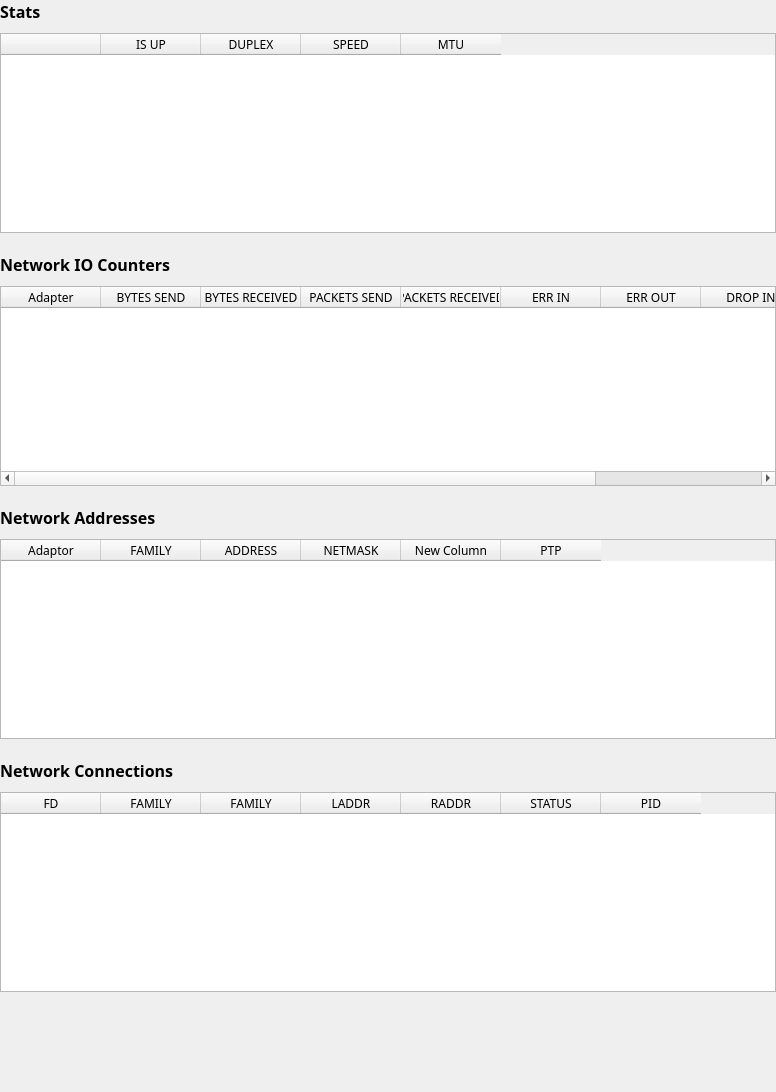
                <widget class="QWidget" name="scrollAreaWidgetContents">
                 <property name="geometry">
                  <rect>
                   <x>0</x>
                   <y>0</y>
                   <width>776</width>
                   <height>1076</height>
                  </rect>
                 </property>
                 <layout class="QVBoxLayout" name="verticalLayout_11">
                  <property name="spacing">
                   <number>20</number>
                  </property>
                  <property name="leftMargin">
                   <number>0</number>
                  </property>
                  <property name="topMargin">
                   <number>0</number>
                  </property>
                  <property name="rightMargin">
                   <number>0</number>
                  </property>
                  <property name="bottomMargin">
                   <number>100</number>
                  </property>
                  <item>
                   <widget class="QFrame" name="frame_6">
                    <property name="frameShape">
                     <enum>QFrame::NoFrame</enum>
                    </property>
                    <layout class="QVBoxLayout" name="verticalLayout_13">
                     <property name="spacing">
                      <number>10</number>
                     </property>
                     <property name="leftMargin">
                      <number>0</number>
                     </property>
                     <property name="topMargin">
                      <number>0</number>
                     </property>
                     <property name="rightMargin">
                      <number>0</number>
                     </property>
                     <property name="bottomMargin">
                      <number>0</number>
                     </property>
                     <item>
                      <widget class="QLabel" name="label_60">
                       <property name="font">
                        <font>
                         <family>Asus Rog</family>
                         <pointsize>12</pointsize>
                         <weight>75</weight>
                         <bold>true</bold>
                        </font>
                       </property>
                       <property name="text">
                        <string>Stats</string>
                       </property>
                      </widget>
                     </item>
                     <item>
                      <widget class="QTableWidget" name="stats_table">
                       <property name="minimumSize">
                        <size>
                         <width>0</width>
                         <height>200</height>
                        </size>
                       </property>
                       <property name="editTriggers">
                        <set>QAbstractItemView::NoEditTriggers</set>
                       </property>
                       <column>
                        <property name="text">
                         <string/>
                        </property>
                       </column>
                       <column>
                        <property name="text">
                         <string>IS UP</string>
                        </property>
                        <property name="font">
                         <font>
                          <family>Asus Rog</family>
                         </font>
                        </property>
                       </column>
                       <column>
                        <property name="text">
                         <string>DUPLEX</string>
                        </property>
                        <property name="font">
                         <font>
                          <family>Asus Rog</family>
                         </font>
                        </property>
                       </column>
                       <column>
                        <property name="text">
                         <string>SPEED</string>
                        </property>
                        <property name="font">
                         <font>
                          <family>Asus Rog</family>
                         </font>
                        </property>
                       </column>
                       <column>
                        <property name="text">
                         <string>MTU</string>
                        </property>
                        <property name="font">
                         <font>
                          <family>Asus Rog</family>
                         </font>
                        </property>
                       </column>
                      </widget>
                     </item>
                    </layout>
                   </widget>
                  </item>
                  <item>
                   <widget class="QFrame" name="frame_7">
                    <property name="frameShape">
                     <enum>QFrame::NoFrame</enum>
                    </property>
                    <layout class="QVBoxLayout" name="verticalLayout_14">
                     <property name="spacing">
                      <number>10</number>
                     </property>
                     <property name="leftMargin">
                      <number>0</number>
                     </property>
                     <property name="topMargin">
                      <number>0</number>
                     </property>
                     <property name="rightMargin">
                      <number>0</number>
                     </property>
                     <property name="bottomMargin">
                      <number>0</number>
                     </property>
                     <item>
                      <widget class="QLabel" name="label_61">
                       <property name="font">
                        <font>
                         <family>Asus Rog</family>
                         <pointsize>12</pointsize>
                         <weight>75</weight>
                         <bold>true</bold>
                        </font>
                       </property>
                       <property name="text">
                        <string>Network IO Counters</string>
                       </property>
                      </widget>
                     </item>
                     <item>
                      <widget class="QTableWidget" name="IO_counters_table">
                       <property name="minimumSize">
                        <size>
                         <width>0</width>
                         <height>200</height>
                        </size>
                       </property>
                       <property name="editTriggers">
                        <set>QAbstractItemView::NoEditTriggers</set>
                       </property>
                       <column>
                        <property name="text">
                         <string>Adapter</string>
                        </property>
                        <property name="font">
                         <font>
                          <family>Asus Rog</family>
                         </font>
                        </property>
                       </column>
                       <column>
                        <property name="text">
                         <string>BYTES SEND</string>
                        </property>
                        <property name="font">
                         <font>
                          <family>Asus Rog</family>
                         </font>
                        </property>
                       </column>
                       <column>
                        <property name="text">
                         <string>BYTES RECEIVED</string>
                        </property>
                        <property name="font">
                         <font>
                          <family>Asus Rog</family>
                         </font>
                        </property>
                       </column>
                       <column>
                        <property name="text">
                         <string>PACKETS SEND</string>
                        </property>
                        <property name="font">
                         <font>
                          <family>Asus Rog</family>
                         </font>
                        </property>
                       </column>
                       <column>
                        <property name="text">
                         <string>PACKETS RECEIVED</string>
                        </property>
                        <property name="font">
                         <font>
                          <family>Asus Rog</family>
                         </font>
                        </property>
                       </column>
                       <column>
                        <property name="text">
                         <string>ERR IN</string>
                        </property>
                        <property name="font">
                         <font>
                          <family>Asus Rog</family>
                         </font>
                        </property>
                       </column>
                       <column>
                        <property name="text">
                         <string>ERR OUT</string>
                        </property>
                        <property name="font">
                         <font>
                          <family>Asus Rog</family>
                         </font>
                        </property>
                       </column>
                       <column>
                        <property name="text">
                         <string>DROP IN</string>
                        </property>
                        <property name="font">
                         <font>
                          <family>Asus Rog</family>
                         </font>
                        </property>
                       </column>
                       <column>
                        <property name="text">
                         <string>DROP OUT</string>
                        </property>
                        <property name="font">
                         <font>
                          <family>Asus Rog</family>
                         </font>
                        </property>
                       </column>
                      </widget>
                     </item>
                    </layout>
                   </widget>
                  </item>
                  <item>
                   <widget class="QFrame" name="frame_8">
                    <property name="frameShape">
                     <enum>QFrame::NoFrame</enum>
                    </property>
                    <layout class="QVBoxLayout" name="verticalLayout_15">
                     <property name="spacing">
                      <number>10</number>
                     </property>
                     <property name="leftMargin">
                      <number>0</number>
                     </property>
                     <property name="topMargin">
                      <number>0</number>
                     </property>
                     <property name="rightMargin">
                      <number>0</number>
                     </property>
                     <property name="bottomMargin">
                      <number>0</number>
                     </property>
                     <item>
                      <widget class="QLabel" name="label_62">
                       <property name="font">
                        <font>
                         <family>Asus Rog</family>
                         <pointsize>12</pointsize>
                         <weight>75</weight>
                         <bold>true</bold>
                        </font>
                       </property>
                       <property name="text">
                        <string>Network Addresses</string>
                       </property>
                      </widget>
                     </item>
                     <item>
                      <widget class="QTableWidget" name="addresses_table">
                       <property name="minimumSize">
                        <size>
                         <width>0</width>
                         <height>200</height>
                        </size>
                       </property>
                       <property name="editTriggers">
                        <set>QAbstractItemView::NoEditTriggers</set>
                       </property>
                       <column>
                        <property name="text">
                         <string>Adaptor</string>
                        </property>
                        <property name="font">
                         <font>
                          <family>Asus Rog</family>
                         </font>
                        </property>
                       </column>
                       <column>
                        <property name="text">
                         <string>FAMILY</string>
                        </property>
                        <property name="font">
                         <font>
                          <family>Asus Rog</family>
                         </font>
                        </property>
                       </column>
                       <column>
                        <property name="text">
                         <string>ADDRESS</string>
                        </property>
                        <property name="font">
                         <font>
                          <family>Asus Rog</family>
                         </font>
                        </property>
                       </column>
                       <column>
                        <property name="text">
                         <string>NETMASK</string>
                        </property>
                        <property name="font">
                         <font>
                          <family>Asus Rog</family>
                         </font>
                        </property>
                       </column>
                       <column>
                        <property name="text">
                         <string>New Column</string>
                        </property>
                        <property name="font">
                         <font>
                          <family>Asus Rog</family>
                         </font>
                        </property>
                       </column>
                       <column>
                        <property name="text">
                         <string>PTP</string>
                        </property>
                        <property name="font">
                         <font>
                          <family>Asus Rog</family>
                         </font>
                        </property>
                       </column>
                      </widget>
                     </item>
                    </layout>
                   </widget>
                  </item>
                  <item>
                   <widget class="QFrame" name="frame_9">
                    <property name="frameShape">
                     <enum>QFrame::NoFrame</enum>
                    </property>
                    <layout class="QVBoxLayout" name="verticalLayout_16">
                     <property name="spacing">
                      <number>10</number>
                     </property>
                     <property name="leftMargin">
                      <number>0</number>
                     </property>
                     <property name="topMargin">
                      <number>0</number>
                     </property>
                     <property name="rightMargin">
                      <number>0</number>
                     </property>
                     <property name="bottomMargin">
                      <number>0</number>
                     </property>
                     <item>
                      <widget class="QLabel" name="label_63">
                       <property name="font">
                        <font>
                         <family>Asus Rog</family>
                         <pointsize>12</pointsize>
                         <weight>75</weight>
                         <bold>true</bold>
                        </font>
                       </property>
                       <property name="text">
                        <string>Network Connections</string>
                       </property>
                      </widget>
                     </item>
                     <item>
                      <widget class="QTableWidget" name="connections_table">
                       <property name="minimumSize">
                        <size>
                         <width>0</width>
                         <height>200</height>
                        </size>
                       </property>
                       <property name="editTriggers">
                        <set>QAbstractItemView::NoEditTriggers</set>
                       </property>
                       <column>
                        <property name="text">
                         <string>FD</string>
                        </property>
                        <property name="font">
                         <font>
                          <family>Asus Rog</family>
                         </font>
                        </property>
                       </column>
                       <column>
                        <property name="text">
                         <string>FAMILY</string>
                        </property>
                        <property name="font">
                         <font>
                          <family>Asus Rog</family>
                         </font>
                        </property>
                       </column>
                       <column>
                        <property name="text">
                         <string>FAMILY</string>
                        </property>
                        <property name="font">
                         <font>
                          <family>Asus Rog</family>
                         </font>
                        </property>
                       </column>
                       <column>
                        <property name="text">
                         <string>LADDR</string>
                        </property>
                        <property name="font">
                         <font>
                          <family>Asus Rog</family>
                         </font>
                        </property>
                       </column>
                       <column>
                        <property name="text">
                         <string>RADDR</string>
                        </property>
                        <property name="font">
                         <font>
                          <family>Asus Rog</family>
                         </font>
                        </property>
                       </column>
                       <column>
                        <property name="text">
                         <string>STATUS</string>
                        </property>
                        <property name="font">
                         <font>
                          <family>Asus Rog</family>
                         </font>
                        </property>
                       </column>
                       <column>
                        <property name="text">
                         <string>PID</string>
                        </property>
                        <property name="font">
                         <font>
                          <family>Asus Rog</family>
                         </font>
                        </property>
                       </column>
                      </widget>
                     </item>
                    </layout>
                   </widget>
                  </item>
                 </layout>
                </widget>
